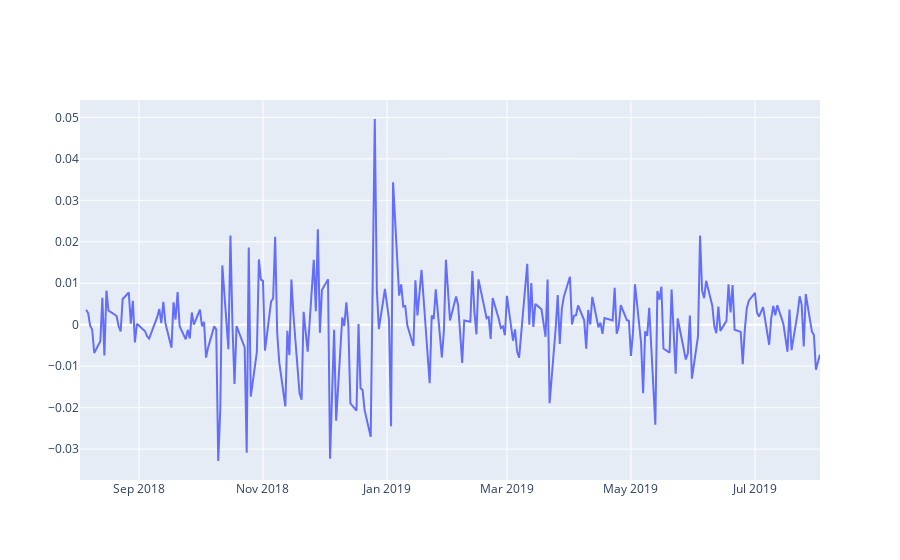

Notebook source saved alongside this figure:
### Markdown cell above
# Daily returns

### Code cell
sp5_d = pd.read_csv('SP500TR_daily.csv')[['Date','Adj Close']].rename(columns={'Adj Close':'Close'})
sp5_d = sp5_d.set_index(pd.to_datetime(sp5_d['Date']))
sp5_d.drop(columns='Date',inplace=True)

sp5_d['Return'] = sp5_d['Close'].pct_change()
dret = sp5_d['Return']

s2 = dret.describe()
100*s2                                 # % stats

252*s2['mean'],np.sqrt(252)*s2['std']  # Annualized mean and sd

100*np.abs(dret).describe()            # % Return moves disregarding sign

plotly.offline.iplot([go.Scatter(x=dret.index,y=dret)])

### Figure 1 — Plotly figure (JSON) as saved in the notebook; plotly's stock layout.template omitted (floating-point values rounded to 4 significant figures; data arrays with more than 128 entries replaced by an {"elided": "..."} marker saying what was removed)
{"data": [{"type": "scatter", "x": {"elided": "251 str values"}, "y": {"elided": "251 float values"}}], "layout": {}}
